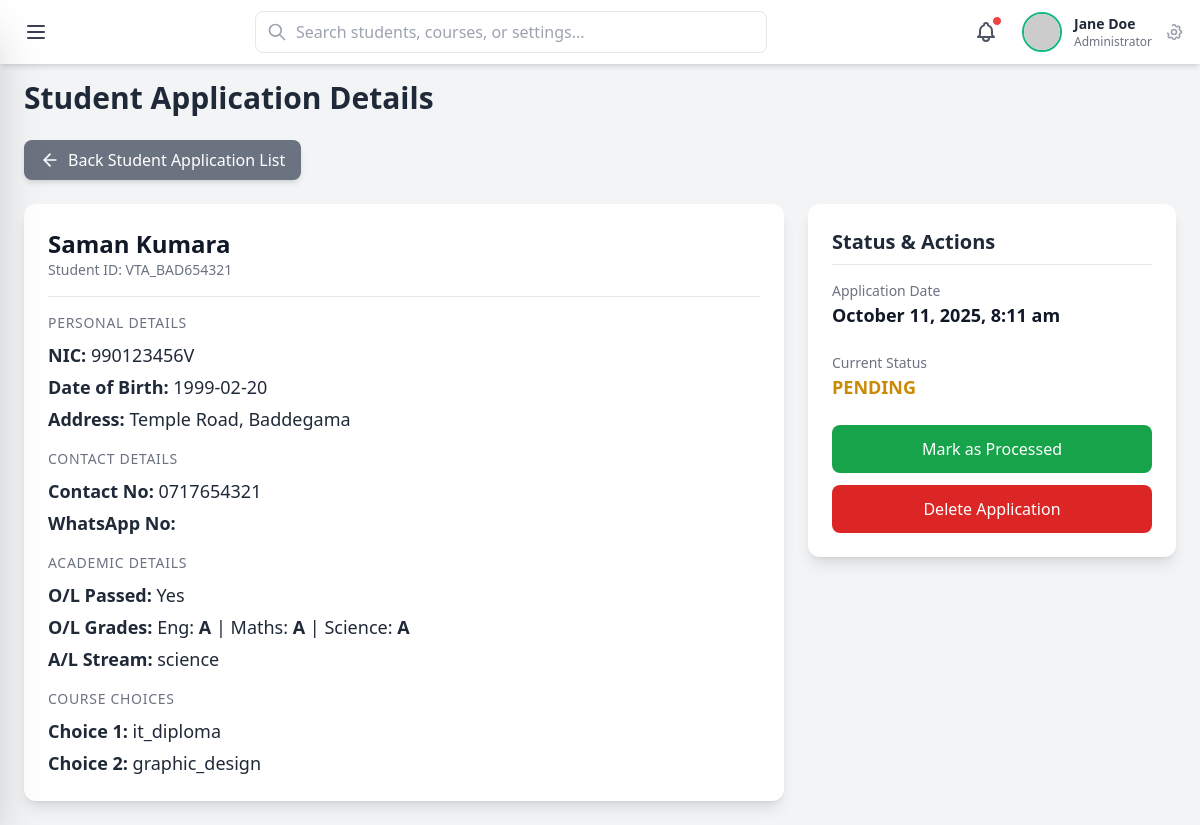
/admin/pages/view_student_details.php?nic=990123456V, run on an earlier commit of the app's database.
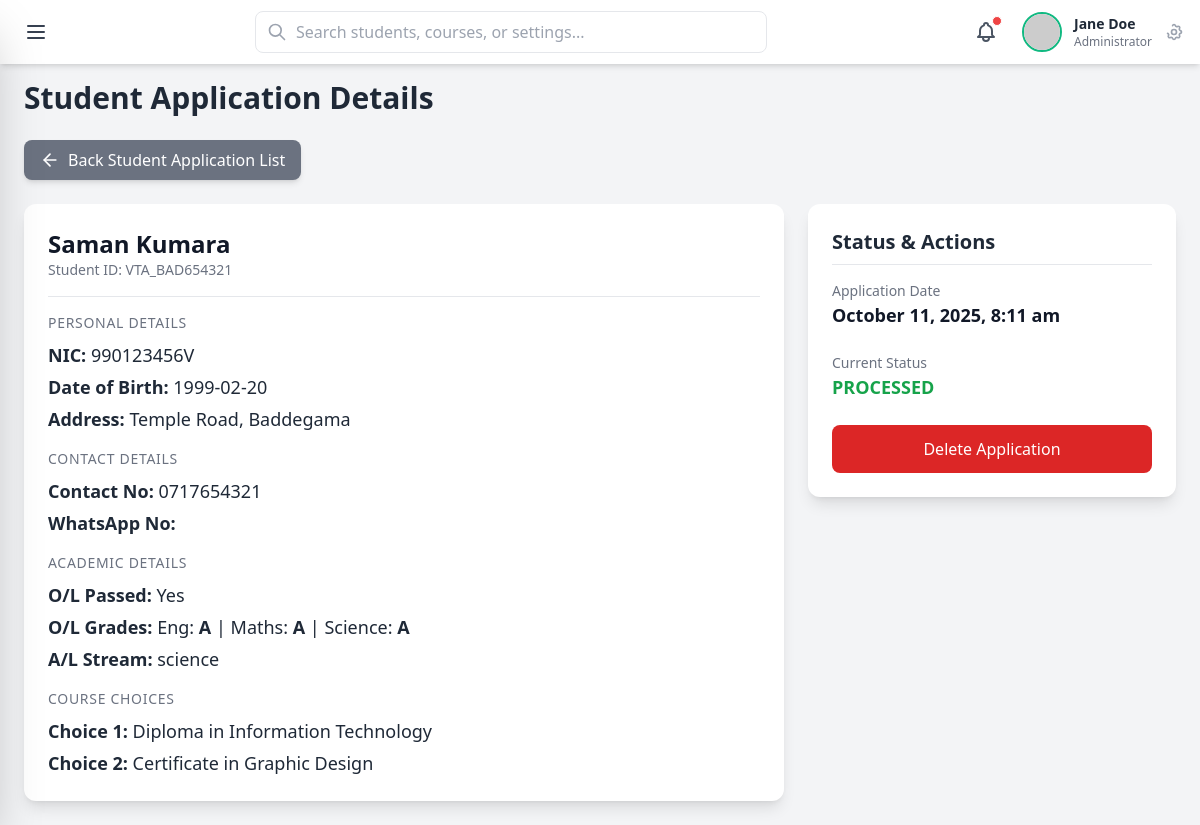
And on a later commit of the database.
### tables this page shows
CREATE TABLE `student_enrollments` (
  `id` int(11) UNSIGNED NOT NULL,
  `Student_id` varchar(50) NOT NULL,
  `full_name` varchar(255) NOT NULL,
  `nic` varchar(12) NOT NULL,
  `address` text NOT NULL,
  `dob` date NOT NULL,
  `contact_no` varchar(15) NOT NULL,
  `whatsapp_no` varchar(15) DEFAULT NULL,
  `ol_pass_status` enum('Yes','No') NOT NULL,
  `ol_english_grade` varchar(5) DEFAULT NULL,
  `ol_maths_grade` varchar(5) DEFAULT NULL,
  `ol_science_grade` varchar(5) DEFAULT NULL,
  `al_category` varchar(50) NOT NULL,
  `course_option_one` varchar(100) NOT NULL,
  `course_option_two` varchar(100) DEFAULT NULL,
  `application_date` timestamp NOT NULL DEFAULT current_timestamp(),
  `is_processed` tinyint(1) DEFAULT 0
);

### admin/pages/view_student_details.php (the view, shortened to what the changed rows need)
<?php
include_once('../include/header.php');
include_once('../../include/connection.php');
$nic = trim($_GET['nic']);
$query = "SELECT * FROM student_enrollments WHERE nic = ?";
$stmt = $con->prepare($query);
$stmt->bind_param("s", $nic);
$stmt->execute();
$result = $stmt->get_result();
if ($result->num_rows == 1) {
    $student = $result->fetch_assoc();
} else {
    echo "<div class='p-6'><p class='text-red-500'>Error: No student found with NIC: " . htmlspecialchars($nic) . "</p></div>";
    include_once('../include/footer.php');
    exit();
}
?>
<h2 class="text-3xl font-bold text-gray-800 mb-6">Student Application Details</h2>
<div class="grid grid-cols-1 lg:grid-cols-3 gap-6">
    <div class="lg:col-span-2 bg-white p-6 rounded-xl shadow-lg">
        <div class="border-b pb-4 mb-4">
            <h3 class="text-2xl font-bold text-gray-900"><?php echo htmlspecialchars($student['full_name']); ?></h3>
            <p class="text-sm text-gray-500">Student ID: <?php echo htmlspecialchars($student['Student_id']); ?></p>
        </div>
        <div class="space-y-4">
            <div>
                <div class="mt-2 text-lg text-gray-800 space-y-1">
                    <p><strong>NIC:</strong> <?php echo htmlspecialchars($student['nic']); ?></p>
                    <p><strong>Date of Birth:</strong> <?php echo htmlspecialchars($student['dob']); ?></p>
                    <p><strong>Address:</strong> <?php echo nl2br(htmlspecialchars($student['address'])); ?></p>
                </div>
            </div>
            <div>
                <div class="mt-2 text-lg text-gray-800 space-y-1">
                    <p><strong>Contact No:</strong> <?php echo htmlspecialchars($student['contact_no']); ?></p>
                    <p><strong>WhatsApp No:</strong> <?php echo htmlspecialchars($student['whatsapp_no'] ?? 'N/A'); ?></p>
                </div>
            </div>
            <div>
                <div class="mt-2 text-lg text-gray-800 space-y-1">
                    <p><strong>O/L Passed:</strong> <?php echo htmlspecialchars($student['ol_pass_status']); ?></p>
                    <p><strong>O/L Grades:</strong>
                        Eng: <strong><?php echo htmlspecialchars($student['ol_english_grade'] ?? '-'); ?></strong> |
                        Maths: <strong><?php echo htmlspecialchars($student['ol_maths_grade'] ?? '-'); ?></strong> |
                        Science: <strong><?php echo htmlspecialchars($student['ol_science_grade'] ?? '-'); ?></strong>
                    </p>
                    <p><strong>A/L Stream:</strong> <?php echo htmlspecialchars($student['al_category']); ?></p>
                </div>
            </div>
            <div>
                <div class="mt-2 text-lg text-gray-800 space-y-1">
                    <p><strong>Choice 1:</strong> <?php echo htmlspecialchars($student['course_option_one']); ?></p>
                    <p><strong>Choice 2:</strong> <?php echo htmlspecialchars($student['course_option_two'] ?? 'N/A'); ?></p>
                </div>
            </div>
        </div>
    </div>
    <div class="lg:col-span-1">
        <div class="bg-white p-6 rounded-xl shadow-lg sticky top-28">
            <div class="mb-6">
                <p class="text-sm font-medium text-gray-500">Application Date</p>
                <p class="text-lg font-semibold text-gray-900"><?php echo date('F j, Y, g:i a', strtotime($student['application_date'])); ?></p>
            </div>
            <div class="mb-6">
                <p class="text-sm font-medium text-gray-500">Current Status</p>
                <?php if ($student['is_processed'] == 1): ?>
                    <p class="text-lg font-bold text-green-600">PROCESSED</p>
                <?php else: ?>
                    <p class="text-lg font-bold text-yellow-600">PENDING</p>
                <?php endif; ?>
            </div>
            <div class="space-y-3">
                <?php if ($student['is_processed'] == 0):  ?>
                <a href="../lib/student_action_handler.php?action=process&nic=<?php echo htmlspecialchars($student['nic']); ?>"
                   class="block w-full text-center p-3 font-medium rounded-lg text-white bg-green-600 hover:bg-green-700 transition duration-150">
                    Mark as Processed
                </a>
                <?php endif; ?>
                <a href="../lib/student_action_handler.php?action=delete&nic=<?php echo htmlspecialchars($student['nic']); ?>"
                   class="block w-full text-center p-3 font-medium rounded-lg text-white bg-red-600 hover:bg-red-700 transition duration-150"
                   onclick="return confirm('Are you sure you want to permanently delete this application? This action cannot be undone.');">
                    Delete Application
                </a>
            </div>
        </div>
    </div>
</div>
<?php
include_once('../include/footer.php');
?>

What changed in the data, as far as the page shows it:
changed student_enrollments "Saman Kumara": course_option_one "it_diploma" → "Diploma in Information Technology"; course_option_two "graphic_design" → "Certificate in Graphic Design"; is_processed 0 → 1 (drawn)
Also different on the page:
text no longer shown: "PENDING Mark as Processed"
text now shown: "PROCESSED"
